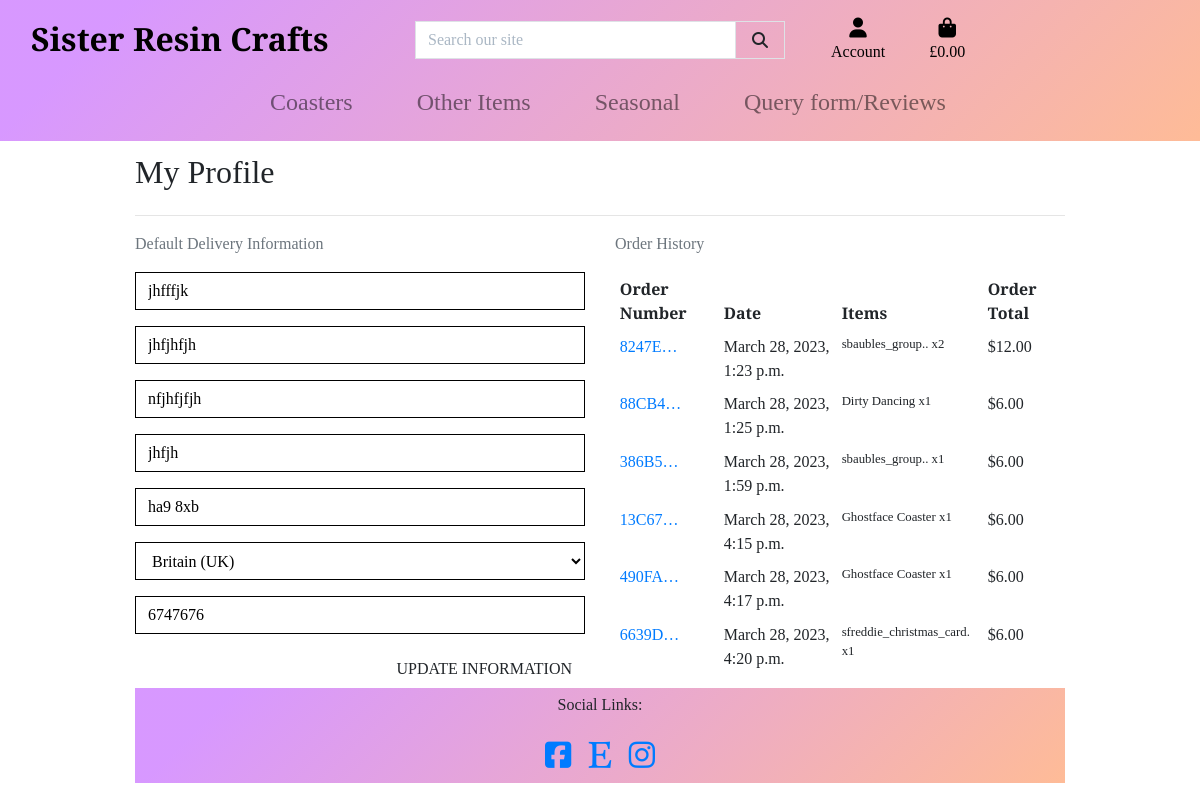
Screenshot of /profile/ (signed in) with the database file from the repository.
### profiles/models.py (models this page shows, shortened)
class UserProfile(models.Model):
    user = models.OneToOneField(User, on_delete=models.CASCADE)
    default_street_address1 = models.CharField(max_length=80, null=True, blank=True)
    default_street_address2 = models.CharField(max_length=80, null=True, blank=True)
    default_town_or_city = models.CharField(max_length=40, null=True, blank=True)
    default_county = models.CharField(max_length=80, null=True, blank=True)
    default_postcode = models.CharField(max_length=20, null=True, blank=True)
    default_country = CountryField(blank_label='Country', null=True, blank=True)
    default_phone_number = models.CharField(max_length=20, null=True, blank=True)

### checkout/models.py (models this page shows, shortened)
class Order(models.Model):
    order_number = models.CharField(max_length=32, null=False, editable=False)
    user_profile = models.ForeignKey(UserProfile, on_delete=models.SET_NULL,
                                     null=True, blank=True, related_name='orders')
    full_name = models.CharField(max_length=50, null=False, blank=False)
    email = models.EmailField(max_length=254, null=False, blank=False)
    phone_number = models.CharField(max_length=20, null=False, blank=False)
    country = CountryField(blank_label='Country *', null=False, blank=False)
    postcode = models.CharField(max_length=20, null=True, blank=True)
    town_or_city = models.CharField(max_length=40, null=False, blank=False)
    street_address1 = models.CharField(max_length=80, null=False, blank=False)
    street_address2 = models.CharField(max_length=80, null=True, blank=True)
    county = models.CharField(max_length=80, null=True, blank=True)
    date = models.DateTimeField(auto_now_add=True)
    order_total = models.DecimalField(max_digits=10, decimal_places=2, null=False, default=0)
    grand_total = models.DecimalField(max_digits=10, decimal_places=2, null=False, default=0)
    original_bag = models.TextField(null=False, blank=False, default='')
    original_bag = models.TextField(null=False, blank=False, default='')
    stripe_pid = models.CharField(max_length=254, null=False, blank=False, default='')

class OrderLineItem(models.Model):
    order = models.ForeignKey(Order, null=False, blank=False, on_delete=models.CASCADE, related_name='lineitems')
    product = models.ForeignKey(Product, null=False, blank=False, on_delete=models.CASCADE)
    quantity = models.IntegerField(null=False, blank=False, default=0)
    lineitem_total = models.DecimalField(max_digits=6, decimal_places=2, null=False, blank=False, editable=False)

### products/models.py (models this page shows, shortened)
class Product(models.Model):
    category = models.ForeignKey('Category', null=True, blank=True, on_delete=models.SET_NULL)
    name = models.CharField(max_length=300)
    description = models.TextField()
    price = models.DecimalField(max_digits=6, decimal_places=2)
    image = models.ImageField(null=True, blank=True)

### profiles/views.py (the view)
# urls.py: path('', views.profile, name='profile'),
@login_required
def profile(request):
    profile = get_object_or_404(UserProfile, user=request.user)
    if request.method == 'POST':
        form = UserProfileForm(request.POST, instance=profile)
        if form.is_valid():
            form.save()
            messages.success(request, 'Profile updated successfully')
        else:
            messages.error(request, 'Update failed. Please ensure the form is valid.')
    else:
        form = UserProfileForm(instance=profile)
    orders = profile.orders.all()
    template = 'profiles/profile.html'
    context = {
        'form': form,
        'orders': orders,
        'on_profile_page': True
    }
    return render(request, template, context)

### profiles/forms.py
class UserProfileForm(forms.ModelForm):
    class Meta:
        model = UserProfile
        exclude = ('user',)
    def __init__(self, *args, **kwargs):
        super().__init__(*args, **kwargs)
        placeholders = {
            'default_phone_number': 'Phone Number',
            'default_postcode': 'Postal Code',
            'default_town_or_city': 'Town or City',
            'default_street_address1': 'Street Address 1',
            'default_street_address2': 'Street Address 2',
            'default_county': 'County',
        }
        self.fields['default_phone_number'].widget.attrs['autofocus'] = True
        for field in self.fields:
            if field != 'default_country':
                if self.fields[field].required:
                    placeholder = f'{placeholders[field]} *'
                else:
                    placeholder = placeholders[field]
                self.fields[field].widget.attrs['placeholder'] = placeholder
            self.fields[field].widget.attrs['class'] = 'border-black rounded-0 profile-form-input'
            self.fields[field].label = False

### bag/contexts.py (called while the page is built, shortened)
def bag_contents(request):
    bag_items = []
    total = 0
    product_count = 0
    bag = request.session.get('bag', {})
    grand_total = total
    context = {
        'bag_items': bag_items,
        'total': total,
        'product_count': product_count,
        'grand_total': grand_total,
        }
    return context

### profiles/templates/profiles/profile.html (shortened to what this page needs)
{% extends "base.html" %}
{% load static %}
{% block extra_css %}
    <link rel="stylesheet" href="{% static 'profiles/css/profile.css' %}">
{% endblock %}
{% block page_header %}
    <div class="container header-container">
    </div>
{% endblock %}
{% block content %}
    <div class="container">
        <div class="row">
            <div class="col">
                <h2 class="logo-font mb-4">My Profile</h2>
                <hr>
            </div>
        </div>
        <div class="row">
            <div class="col-12 col-lg-6">
                <p class="text-muted">Default Delivery Information</p>
                <form class="mt-3" action="{% url 'profile' %}" method="POST" id="profile-update-form">
                    {{ form|crispy }}
                    <button class="btn btn-black rounded-0 text-uppercase float-right">Update Information</button>
                </form>
            </div>
            <div class="col-12 col-lg-6">
                <p class="text-muted">Order History</p>
                <div class="order-history table-responsive">
                    <table class="table table-sm table-borderless">
                        <thead>
                            <tr>
                                <th>Order Number</th>
                                <th>Date</th>
                                <th>Items</th>
                                <th>Order Total</th>
                            </tr>
                        </thead>
                        <tbody>
                            {% for order in orders %}
                                <tr>
                                    <td>
                                        <a href="{% url 'order_history' order.order_number %}"
                                        title="{{ order.order_number }}">
                                            {{ order.order_number|truncatechars:6 }}
                                        </a>
                                    </td>
                                    <td>{{ order.date }}</td>
                                    <td>
                                        <ul class="list-unstyled">
                                            {% for item in order.lineitems.all %}
                                                <li class="small">
                                                   {{ item.product.name }} x{{ item.quantity }}
                                                </li>
                                            {% endfor %}
                                        </ul>
                                    </td>
                                    <td>${{ order.grand_total }}</td>
                                </tr>
                            {% endfor %}
                        </tbody>
                    </table>
                </div>
            </div>
        </div>
{% endblock %}

### static/css/base.css (style rules this page uses)
body { overflow-x: hidden; }
html { height: 100%; }
body { margin: 0; height: 100%; width: 100%; padding: 0; font-family: 'Playfair Display', serif; }
.border-black { border: 1px solid black; }
@media (min-width: 1200px) { .container { max-width: 80%; } }
@media (min-width: 1200px) { .header-container { padding-top: 120px; } }
@media (min-width: 992px) { .header-container { padding-top: 120px; } }

### profiles/static/profiles/css/profile.css (style rules this page uses)
.order-history { max-height: 416px; overflow-y: auto; }
#profile-update-form .form-control { color: #000; }
#profile-update-form input::placeholder { color: #aab7c4; }
#id_default_country, #id_default_country option:not(:first-child) { color: #000; }

### rows the page displays
UserProfile: default_street_address1 "jhfffjk", default_street_address2 "jhfjhfjh", default_town_or_city "nfjhfjfjh", default_county "jhfjh", default_postcode "ha9 8xb", default_country "Britain (UK)", default_phone_number "6747676"
Order: order_number "8247E…", date "March 28, 2023, 1:23 p.m.", grand_total "12.00"
OrderLineItem: product.name "sbaubles_group..", quantity "2"
Order: order_number "88CB4…", date "March 28, 2023, 1:25 p.m.", grand_total "6.00"
OrderLineItem: product.name "Dirty Dancing", quantity "1"
Order: order_number "386B5…", date "March 28, 2023, 1:59 p.m.", grand_total "6.00"
OrderLineItem: product.name "sbaubles_group..", quantity "1"
Order: order_number "13C67…", date "March 28, 2023, 4:15 p.m.", grand_total "6.00"
OrderLineItem: product.name "Ghostface Coaster", quantity "1"
Order: order_number "490FA…", date "March 28, 2023, 4:17 p.m.", grand_total "6.00"
OrderLineItem: product.name "Ghostface Coaster", quantity "1"
Order: order_number "6639D…", date "March 28, 2023, 4:20 p.m.", grand_total "6.00"
OrderLineItem: product.name "sfreddie_christmas_card.", quantity "1"
